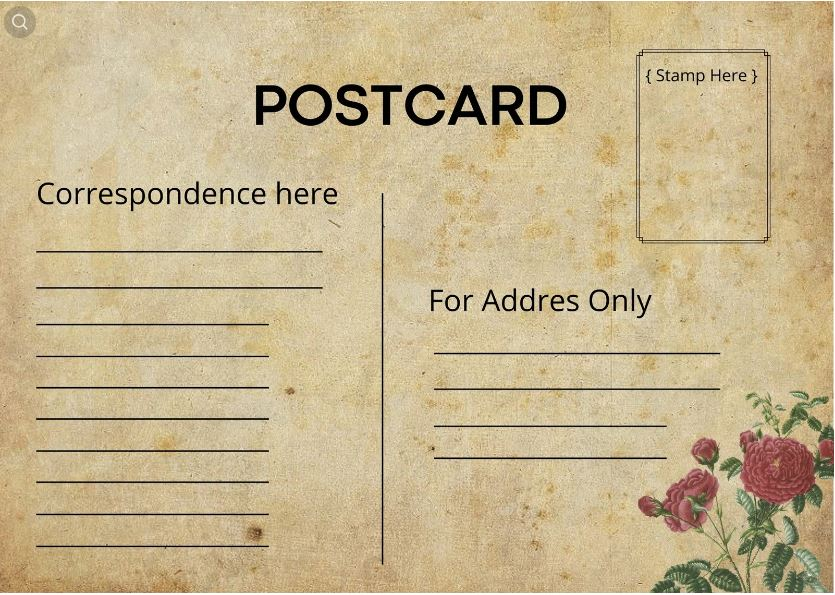
#> input picture lesson_011/postcard.JPG, 835 x 595 px
$ python worl_09_1.py
#> lines starting #> are read from the running program, lines starting #| are printed output that depends on the picture
import os.path

from PIL import Image, ImageFont, ImageDraw, ImageColor


im = Image.open("postcard.JPG")
#> im is the input picture: PIL image 835x595 RGB; mean R, G, B 198.9, 181.2, 142.9
print(im.format, im.size, im.mode)
#| JPEG (835, 595) RGB

w, h = im.size
#> w = 835; h = 595
resized_im = im.resize((w//2, h//2))
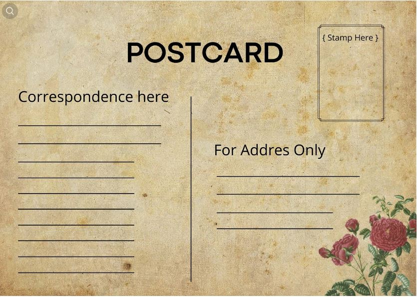
#> resized_im: PIL image 417x297 RGB; mean R, G, B 198.9, 181.2, 142.9

print(resized_im.format, resized_im.size, resized_im.mode)
#| None (417, 297) RGB

draw = ImageDraw.Draw(resized_im)
font_path = os.path.join('fonts', 'miamanueva.ttf')
font = ImageFont.truetype(font_path, 16)

draw.text((50, 110), 'Привет!', font=font, fill=ImageColor.colormap['red'])

resized_im.show()
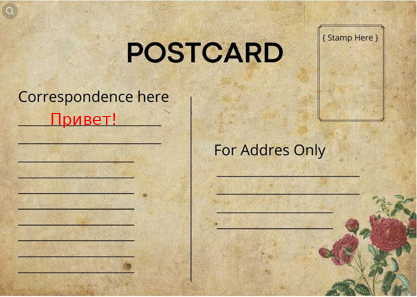
#> shown: PIL image 417x297 RGB; mean R, G, B 199, 180.8, 142.6
# resized_im.save('postcard_edit.jpg')
